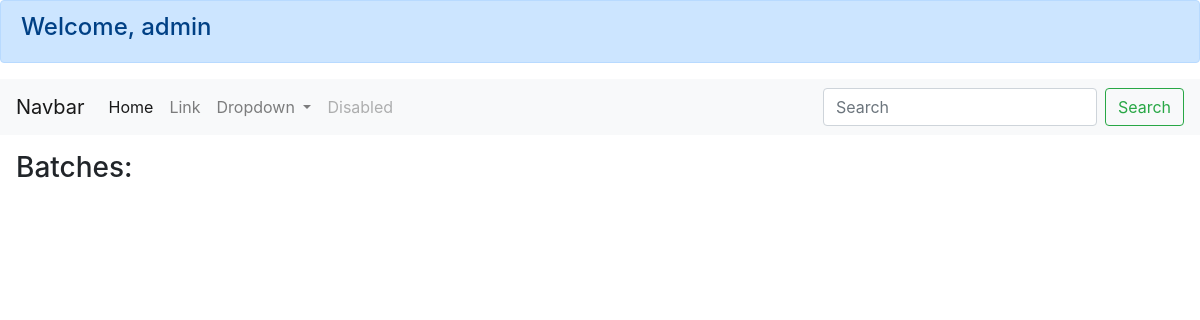
Page /main/ on the earlier database version.
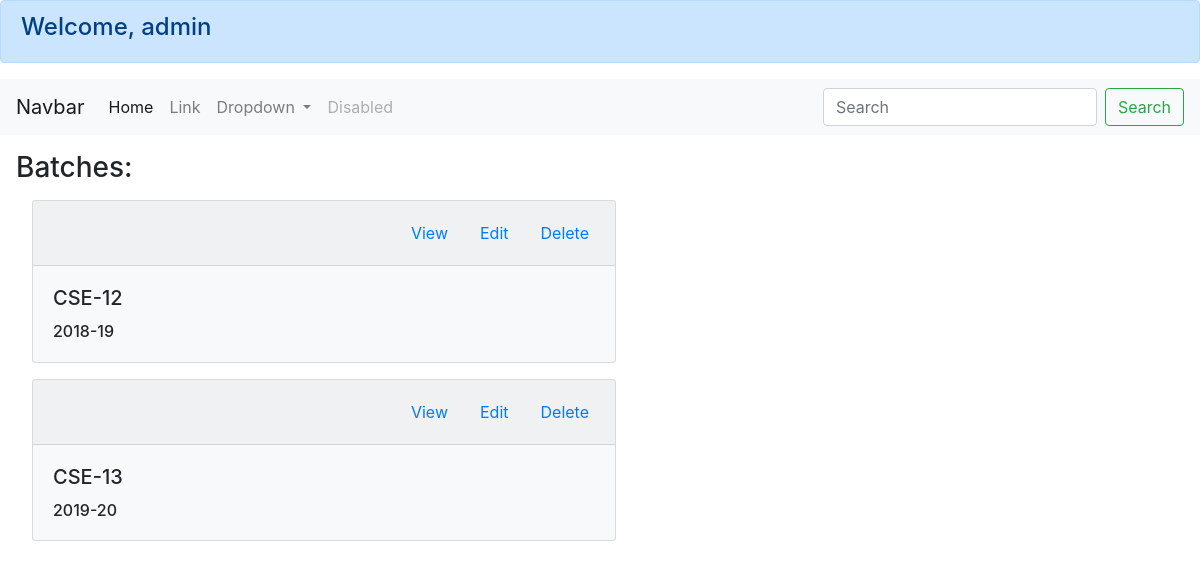
Same page on the later database version.
### main/models.py (models this page shows)
class Batch(models.Model):
    id = models.AutoField
    batch_id = models.CharField(max_length=18, default="")              # e.g. "CSE-12_2018-2019"
    batch_no = models.CharField(max_length=6, default="")               # e.g. "CSE-12"
    session = models.CharField(max_length=8, default="")                # e.g. "2018-2019"

### main/views.py (the view, shortened to what this page needs)
# urls.py: path('', views.index, name="index")
def index(request):
    batches = Batch.objects.all()
    return render(request, 'main/index.html', {'batches' : batches})

### main/templates/main/index.html (shortened to what this page needs)
{% extends 'main/base.html' %}
{% block body %}
<section class="batch-list p-3">
    <h3>Batches: </h3>
    {% for batch in batches %}
    <div class="card bg-light w-50 m-3">
        <div class="card-header">
            <ul class="nav nav-pills justify-content-end card-header-pills">
                <li class="nav-item">
                    <a class="nav-link" href="#">View</a>
                </li>
                <li class="nav-item">
                    <a class="nav-link" href="#">Edit</a>
                </li>
                <li class="nav-item">
                    <a class="nav-link">Delete</a>
                </li>
            </ul>
        </div>
        <div class="card-body">
            <h5 class="card-title">{{batch.batch_no}}</h5>
            <h6 class="card-text">{{batch.session}}</h6>
        </div>
    </div>
    {% endfor %}
</section>
{% endblock %}

Differences in the rows shown:
added Batch: batch_no "CSE-12", session "2018-19"
added Batch: batch_no "CSE-13", session "2019-20"
